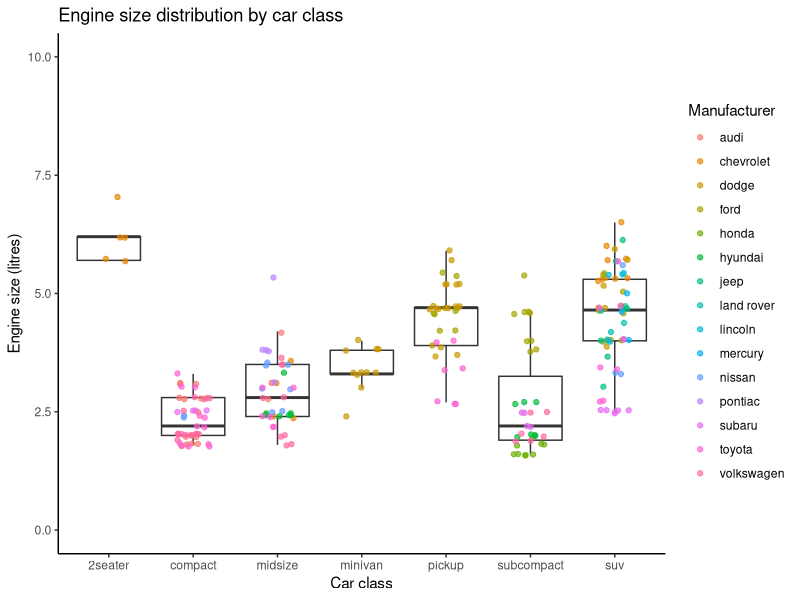

This chart was generated by the following R code:
# ============================================================
# Title: mpg Boxplot with ggplot2
# Description: Engine size per car class with points colored by manufacturer
# Date: 11-02-2026
# Author: Jens de Vor
# ============================================================

# Load required package and dataset
install.packages("ggplot2")
library("ggplot2")
data(mpg)

# Create boxplot with overlaid points
ggplot(mpg, aes(x = class, y = displ)) +
  geom_boxplot(outlier.shape = NA) +                # remove explicit boxplot outliers
  geom_jitter(aes(color = manufacturer),           # add individual points
              width = 0.2,                         # slight horizontal spread
              alpha = 0.7) +                       # slight transparency
  scale_y_continuous(limits = c(0, 10)) +          # y-axis limits
  labs(
    x = "Car class",
    y = "Engine size (litres)",
    title = "Engine size distribution by car class",
    color = "Manufacturer"
  ) +
  theme_classic()
